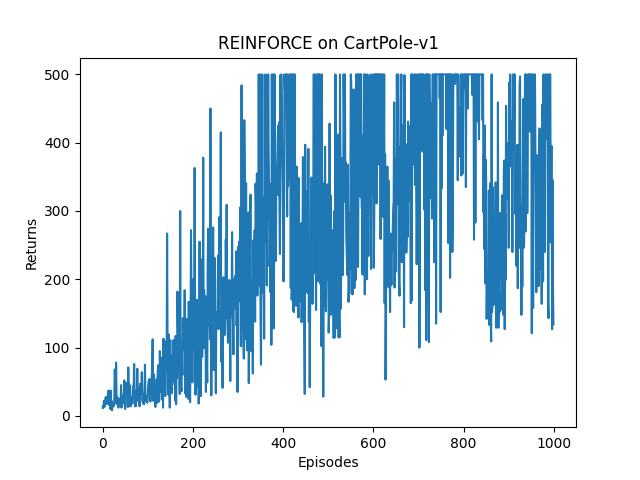

Write Python code to recreate this figure.
#!/usr/bin/env python3
# -*- coding: utf-8 -*-
import gymnasium as gym
import torch
import torch.nn.functional as F
import numpy as np
import matplotlib.pyplot as plt
from tqdm import tqdm


class PolicyNet(torch.nn.Module):
    def __init__(self, state_dim, hidden_dim, action_dim):
        super(PolicyNet, self).__init__()
        self.fc1 = torch.nn.Linear(state_dim, hidden_dim)
        self.fc2 = torch.nn.Linear(hidden_dim, action_dim)

    def forward(self, x):
        x = F.relu(self.fc1(x))
        return F.softmax(self.fc2(x),dim=1)


class REINFORCE:
    def __init__(self, state_dim, hidden_dim, action_dim, learning_rate, gamma,device):
        self.policy_net = PolicyNet(state_dim, hidden_dim, action_dim).to(device)
        self.optimizer = torch.optim.Adam(self.policy_net.parameters(), lr = learning_rate) # 使用 Adam 优化器
        self.gamma = gamma                              # 折扣因子
        self.device = device

    def take_action(self, state):                       # 根据动作概率分布随机采样
        state = torch.tensor([state], dtype=torch.float).to(self.device)
        probs = self.policy_net(state)
        action_dist = torch.distributions.Categorical(probs)
        action = action_dist.sample()
        return action.item()

    def update(self, transition_dict):
        reward_list = transition_dict['rewards']
        state_list = transition_dict['states']
        action_list = transition_dict['actions']
        G = 0
        self.optimizer.zero_grad()
        for i in reversed(range(len(reward_list))):     # 从最后一步算起
            reward = reward_list[i]
            state = torch.tensor([state_list[i]], dtype=torch.float).to(self.device)
            action = torch.tensor([action_list[i]]).view(-1, 1).to(self.device)
            log_prob = torch.log(self.policy_net(state).gather(1, action))
            G = self.gamma * G + reward
            loss = - log_prob * G                       # 每一步的损失函数
            loss.backward()                             # 反向传播计算梯度
        self.optimizer.step()                           # 梯度下降

    def save(self, path):
        torch.save(self.policy_net.state_dict(), path)
        print(f"模型已保存到: {path}")

    def load(self, path):
        self.policy_net.load_state_dict(torch.load(path, map_location=self.device))
        self.policy_net.eval()                          # 切换到评估模式
        print(f"模型已加载自: {path}")




def main():
    learning_rate = 1e-3
    num_episodes = 1000
    hidden_dim = 128
    gamma = 0.98
    device = torch.device("cuda") if torch.cuda.is_available() else torch.device("cpu")
    env_name = "CartPole-v1"
    env = gym.make(env_name)
    env.reset(seed=0)
    torch.manual_seed(0)
    state_dim = env.observation_space.shape[0]
    action_dim = env.action_space.n
    agent = REINFORCE(state_dim, hidden_dim, action_dim, learning_rate, gamma, device)

    return_list = []
    for i in range(10):
        with tqdm(total=int(num_episodes/10), desc='Iteration %d' % i) as pbar:
            for i_episode in range(int(num_episodes/10)):
                episode_return = 0
                transition_dict = {'states': [], 'actions': [], 'next_states': [], 'rewards': [], 'dones': []}
                state, info = env.reset()
                done = False
                while not done:
                    action = agent.take_action(state)
                    next_state, reward, terminated, truncated, _ = env.step(action)
                    done = terminated or truncated
                    transition_dict['states'].append(state)
                    transition_dict['actions'].append(action)
                    transition_dict['next_states'].append(next_state)
                    transition_dict['rewards'].append(reward)
                    transition_dict['dones'].append(done)
                    state = next_state
                    episode_return += reward
                return_list.append(episode_return)
                agent.update(transition_dict)
                if (i_episode+1) % 10 == 0:
                    pbar.set_postfix({'episode': '%d' % (num_episodes/10 * i + i_episode+1), 'return': '%.3f' % np.mean(return_list[-10:])})
                pbar.update(1)

    model_path = "reinforce_cartpole.pth"
    agent.save(model_path)

    episodes_list = list(range(len(return_list)))
    plt.plot(episodes_list,return_list)
    plt.xlabel('Episodes')
    plt.ylabel('Returns')
    plt.title('REINFORCE on {}'.format(env_name))
    plt.show()














if __name__ == "__main__":
    main()
